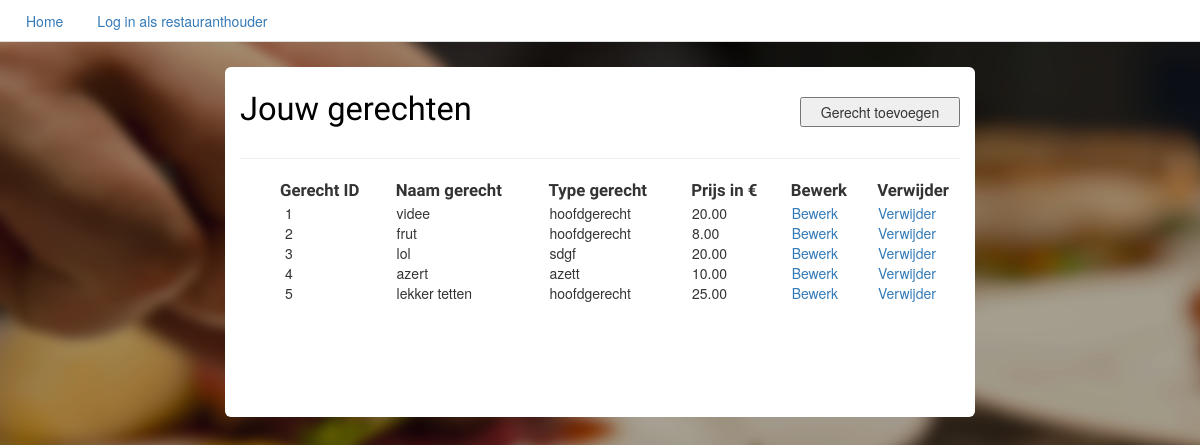
The page /CI/index.php/menu on the database as committed earlier.
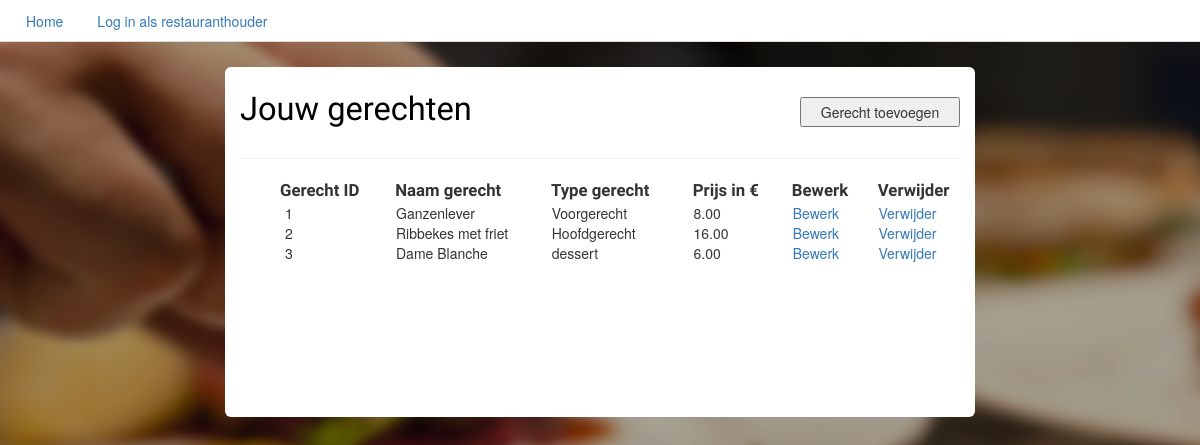
The same page on the database as committed later.
### tables this page shows
CREATE TABLE IF NOT EXISTS `tbl_menu` (
`gerechtid` int(11) NOT NULL,
  `resto_id` int(11) NOT NULL,
  `gerechtnaam` varchar(250) NOT NULL,
  `gerechttype` varchar(250) NOT NULL,
  `gerechtprijs` decimal(4,2) NOT NULL
);

### CI/application/controllers/menu.php (called while the page is built, shortened)
<?php if (!defined('BASEPATH')) exit('No direct script access allowed');
class Menu extends CI_Controller {
	public function __construct()
	{
		$this->load->model('menu_model');
		$this->load->library('form_validation');
	}
	public function index()
	{
		$this->data['menus'] = $this->menu_model->getAll();
		$this->data['title'] = 'Menu Management';
		$this->data['message'] = $this->session->flashdata('message');
		$this->load->view('menu/menu_manage', $this->data);
	}
}

### CI/index.php (called while the page is built, shortened)
<?php
require_once BASEPATH.'core/CodeIgniter.php';

### CI/application/models/menu_model.php (called while the page is built, shortened)
<?php if (!defined('BASEPATH')) exit('No direct script access allowed');
class Menu_model extends CI_Model {
	function getAll() {
		$this->db->select('gerechtid, gerechtnaam, gerechttype, gerechtprijs');
		$query = $this->db->get('tbl_menu');
		return $query->result_array();
	}
}

### CI/application/views/menu/menu_manage.php (the view, shortened to what this page needs)
<!DOCTYPE html>
<html>
<head>
    <link rel="stylesheet" href="https://maxcdn.bootstrapcdn.com/bootstrap/3.3.4/css/bootstrap.min.css">
    <link rel="stylesheet" type="text/css" href="<?php echo base_url(); ?>assets/stylesheets/styles.css"/>
</head>
<body id="landingBody">
<?php
 if(null !==($this->session->userdata('logged_in')))
   {
     include_once(APPPATH.'/views/AdminNav.php');
   }
   else
   {
     include_once(APPPATH.'/views/MainNav.php');
   }
 ?>
 <div class="dashContainer" id="dashContainer1">
		<h2>Jouw gerechten</h2>
   <button name="New" type="button" value="Tafel toevoegen" onclick="window.location='adddish'">Gerecht toevoegen</button>
<form name="frmproduct" method="post">
	<table>
		<tr>
			<th style="font-family: 'Yanone Kaffeesatz', sans-serif; font-size: 1.2em"><strong>Gerecht ID&nbsp;</strong>
			</th>
			<th style="font-family: 'Yanone Kaffeesatz', sans-serif; font-size: 1.2em"><strong>&nbsp;Naam gerecht&nbsp;</strong>
			</th>
			<th style="font-family: 'Yanone Kaffeesatz', sans-serif; font-size: 1.2em"><strong>&nbsp;Type gerecht&nbsp;</strong>
			</th>
			<th style="font-family: 'Yanone Kaffeesatz', sans-serif; font-size: 1.2em"><strong>&nbsp;Prijs in €&nbsp;</strong>
			</th>
			<th style="font-family: 'Yanone Kaffeesatz', sans-serif; font-size: 1.2em"><strong>&nbsp;Bewerk&nbsp;</strong>
			</th>
			<th style="font-family: 'Yanone Kaffeesatz', sans-serif; font-size: 1.2em"><strong>&nbsp;Verwijder&nbsp;</strong>
			</th>
			<hr>
		</tr>
		<?php
		foreach ($menus as $menu){
			$id = $menu['gerechtid'];
		?>
			<tr>
				<td style="padding-left: 5px;"><?php echo $menu['gerechtid'] ?></td>
				<td style="padding-left: 5px;"><?php echo $menu['gerechtnaam'] ?></td>
				<td style="padding-left: 5px;"><?php echo $menu['gerechttype'] ?></td>
				<td style="padding-left: 5px;"><?php echo $menu['gerechtprijs'] ?></td>
				<td style="padding-left: 5px;"><a href='editdish/<?php echo $id ?>'>Bewerk</a></td>
				<td style="padding-left: 5px;">
					<?php
						echo anchor('menu/deletedish/'.$id, 'Verwijder', array('onClick' => "return confirm('Zeker dat u dit gerecht wilt verwijderen?')"));
					?>
				</td>
			</tr>
		<?php
		}
		?>
	</table>
</form>
</div>
</body>
</html>

### CI/application/views/MainNav.php (shortened to what this page needs)
<div class="row">
    <div class="span12">
     <ul class="nav nav-tabs">
          	<li> <a id="firstAnch" href="<?php echo site_url("fb_login/login");?>">Home</a></li>
            <li> <a href="<?php echo site_url("user_authentication/user_login_show");?>">Log in als restauranthouder</a></li>
 </div>
    </div>

### CI/assets/stylesheets/styles.css (style rules this page uses)
#firstAnch { margin-left: 25px; }
.span12 { margin-bottom: 25px; max-width: 100%; background-color: white; }
#landingBody { background-image: url(../images/image1.png); overflow: hidden; background-size: auto; background-repeat: no-repeat; z-index: 999; }
.dashContainer { background-color: white; border-radius: 6px; min-width: 750px; max-width: 750px; margin-left: auto; margin-right: auto; padding-left: 15px; padding-right: 15px; padding-top: 0px; }
#dashContainer1 { height: 350px; }
.dashContainer h2 { display: inline-block; font-family: 'Berkshire Swash', cursive; color: black; font-size: 2.33em; padding-top: 5px; }
.dashContainer button { float: right; display: inline-block; margin-top: 30px; height: 30px; width: 160px; }
.dashContainer table { margin-left: 40px; margin-right: auto; margin-bottom: 20px; width: 700px; }

Rows that differ between the two databases and show on the page:
removed tbl_menu: gerechtid "4", gerechtnaam "azert", gerechttype "azett", gerechtprijs "10.00", gerechtid "Verwijder"
removed tbl_menu: gerechtid "5", gerechtnaam "lekker tetten", gerechttype "hoofdgerecht", gerechtprijs "25.00", gerechtid "Verwijder"
changed tbl_menu id 1: gerechtnaam "videe" → "Ganzenlever"; gerechttype "hoofdgerecht" → "Voorgerecht"; gerechtprijs "20.00" → "8.00"
changed tbl_menu id 2: gerechtnaam "frut" → "Ribbekes met friet"; gerechttype "hoofdgerecht" → "Hoofdgerecht"; gerechtprijs "8.00" → "16.00"
changed tbl_menu id 3: gerechtnaam "lol" → "Dame Blanche"; gerechttype "sdgf" → "dessert"; gerechtprijs "20.00" → "6.00"
